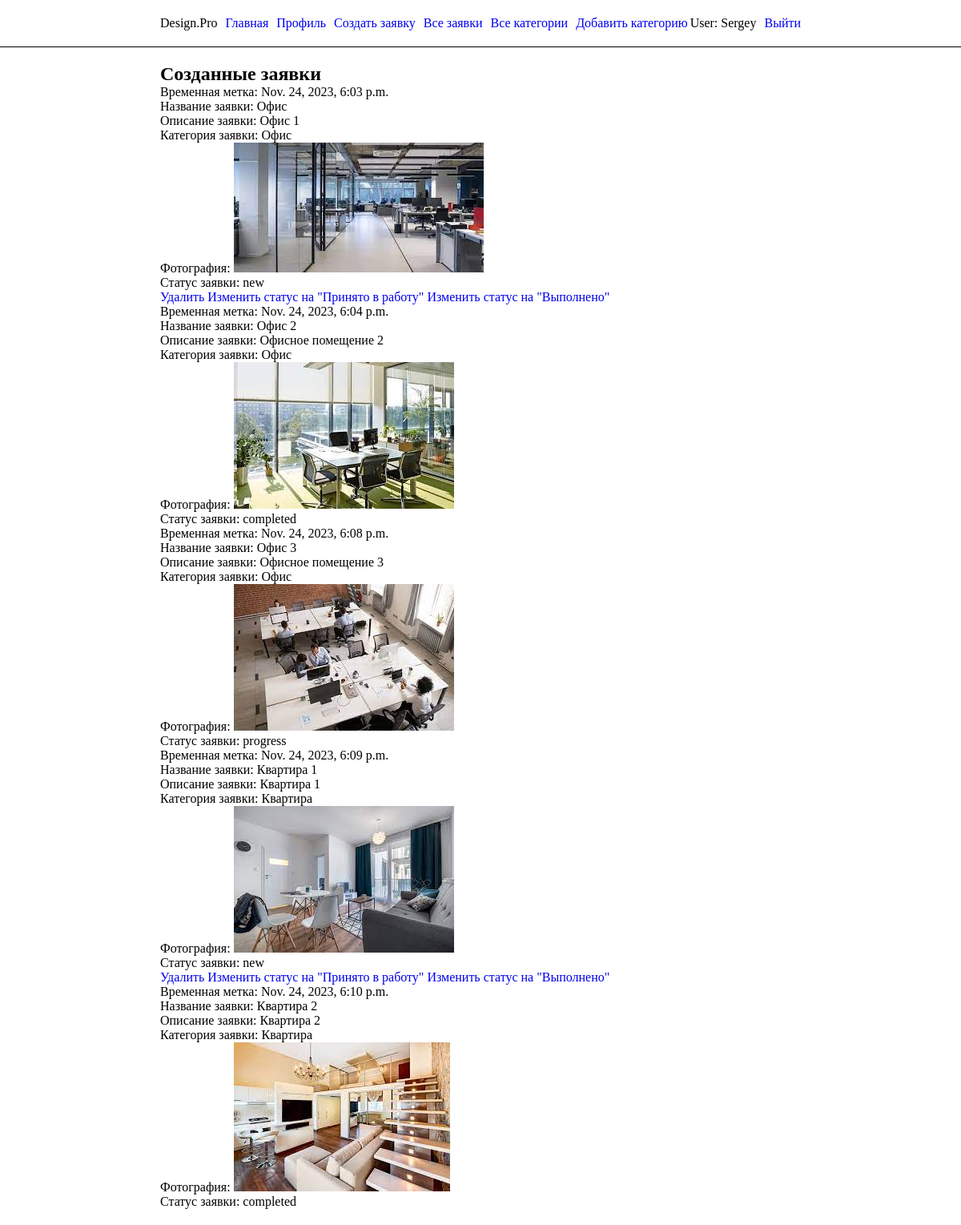
Screenshot of /portal/application_list/ (signed in) with the database file from the repository.
### portal/models.py (models this page shows, shortened)
class CustomUser(AbstractUser):
    full_name_validator = FIOValidator()
    full_name = models.CharField(
        max_length=255,
        verbose_name='ФИО',
        validators=[full_name_validator],
        help_text=_('Не больше 255 символов. Только кириллические буквы, дефис и пробелы')
    )

class Application(models.Model):
    date = models.DateTimeField(verbose_name='Временная метка', auto_now_add=True)
    owner = models.ForeignKey(CustomUser, on_delete=models.CASCADE, verbose_name='Владелец')
    title = models.CharField(max_length=255, verbose_name='Название звявки')
    description = models.TextField(verbose_name='Описание заявки')
    category = models.ForeignKey(Category, on_delete=models.CASCADE, verbose_name='Категория')
    image = models.ImageField(upload_to='images/', verbose_name='Фото')
    image_created = models.ImageField(upload_to='images_created/', verbose_name='Созданная работа', blank=True)
    comment = models.TextField(verbose_name='Комментарий', blank=True)
    STATE_CHOICES = [
        ('new', 'Новая'),
        ('progress', 'Принято в работу'),
        ('completed', 'Выполнено'),
    ]
    state = models.CharField(max_length=20, choices=STATE_CHOICES, default='new', verbose_name='Статус заявки')

class Category(models.Model):
    title = models.CharField(max_length=255, verbose_name='Название категории')
    description = models.TextField(verbose_name='Описание категории')
    def __str__(self):
        return self.title

### portal/views.py (the view)
# urls.py: path('application_list/', views.ApplicationListView.as_view(), name='application_list'),
class ApplicationListView(ListView, LoginRequiredMixin):
    model = Application
    context_object_name = 'application_list'
    template_name = 'portal/application_list.html'
    def get_queryset(self):
        current_state = self.request.GET.get('state', 'all')
        if current_state == 'all':
            return Application.objects.filter(owner=self.request.user)
        else:
            return Application.objects.filter(owner=self.request.user, state=current_state)

### portal/templates/portal/application_list.html
{% extends "base_generic.html" %}
{% block content %}
<h2>Созданные заявки</h2>
{% if application_list %}
  <div>
  {% for application in application_list %}
    <div>
      <p>Временная метка: {{ application.date }}</p>
      <p>Название заявки: {{ application.title }}</p>
      <p>Описание заявки: {{ application.description }}</p>
      <p>Категория заявки: {{ application.category }}</p>
      <p>Фотография: <img src="{{ application.image.url }}" alt="Фото"></p>
      <p>Статус заявки: {{ application.state }}</p>
       {% if application.state == 'new' %}
        <a href="{% url 'application_delete' pk=application.id %}">Удалить</a>
      {% endif %}
      {% if user.is_staff %}
         {% if application.state == 'new' %}
          <a href="{% url 'application_change_status_inwork' pk=application.id %}">
            Изменить статус на "Принято в работу"
          </a>
          <a href="{% url 'application_change_status_done' pk=application.id %}">
            Изменить статус на "Выполнено"
          </a>
        {% endif %}
      {% endif %}
    </div>
  {% endfor %}
  </div>
{% else %}
  <p>Нет заявок</p>
{% endif %}
{% endblock %}

### portal/templates/base_generic.html (shortened to what this page needs)
<!DOCTYPE html>
<html lang="ru">
<head>
  {% load static %}
  <link rel="stylesheet" href="{% static 'css/styles.css' %}">
</head>
<body>
  <header class="header">
      {% block header %}
    <div class="header-content">
        <p>Design.Pro</p>
        <a href="{% url 'index' %}">Главная</a>
        {% if user.is_authenticated %}
            <a href="{% url 'profile' %}">Профиль</a>
            <a href="{% url 'applications_create' %}">Создать заявку</a>
            {% if user.is_staff %}
                <a href="{% url 'application_list' %}">Все заявки</a>
                <a href="{% url 'category_list' %}">Все категории</a>
                <a href="{% url 'category_create' %}">Добавить категорию</a>
           {% endif %}
       {% endif %}
    </div>
    <div class="header-content">
      {% if user.is_authenticated %}
          <p>User: {{ user.get_username }}</p>
          <a href="{% url 'logged_out'%}">Выйти</a>
          {% else %}
            <a href="{% url 'login'%}">Авторизация</a>
            <a href="{% url 'registration'%}">Регистрация</a>
       {% endif %}
    </div>
      {% endblock %}
  </header>
  <main class="main">
    {% block content %}{% endblock %}
  </main>
</body>
</html>

### portal/static/css/styles.css (style rules this page uses)
* { margin: 0; padding: 0; box-sizing: border-box; }
a { text-decoration: none; }
.header { display: flex; justify-content: space-between; align-items: center; width: 100%; border-bottom: 1px solid #000000; padding: 20px 200px; }
.header-content { display: flex; gap: 10px; }
.main { padding: 20px 200px; }

### rows the page displays
CustomUser: get_username "Sergey"
Application: date "Nov. 24, 2023, 6:03 p.m.", title "Офис", description "Офис 1", category "Офис", image (picture), state "new", shows "Удалить", shows "Изменить статус на \"Принято в работу\""
Application: date "Nov. 24, 2023, 6:04 p.m.", title "Офис 2", description "Офисное помещение 2", category "Офис", image (picture), state "completed"
Application: date "Nov. 24, 2023, 6:08 p.m.", title "Офис 3", description "Офисное помещение 3", category "Офис", image (picture), state "progress"
Application: date "Nov. 24, 2023, 6:09 p.m.", title "Квартира 1", description "Квартира 1", category "Квартира", image (picture), state "new", shows "Удалить", shows "Изменить статус на \"Принято в работу\""
Application: date "Nov. 24, 2023, 6:10 p.m.", title "Квартира 2", description "Квартира 2", category "Квартира", image (picture), state "completed"
